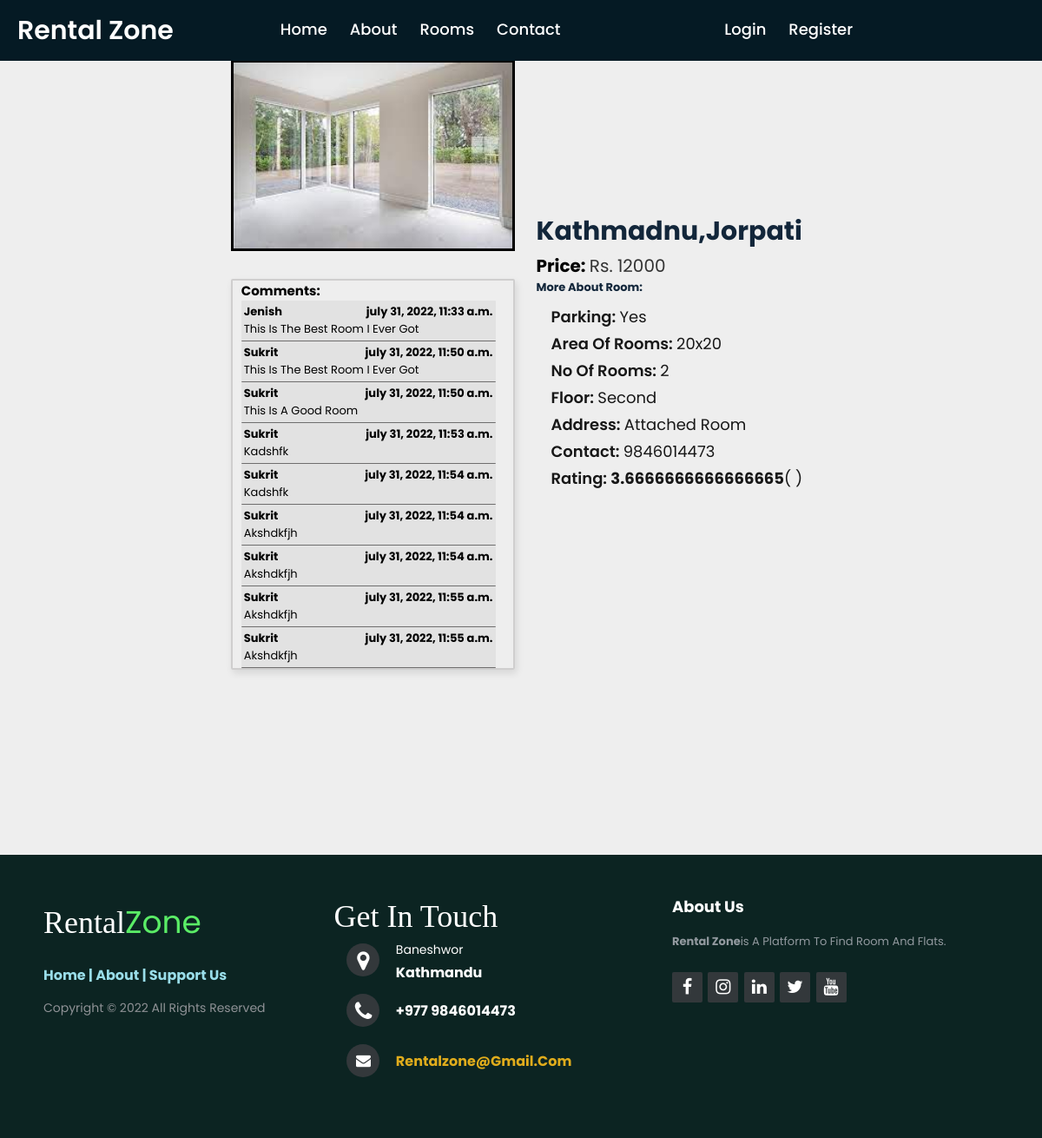
The app's page /roomView/9/, older data.
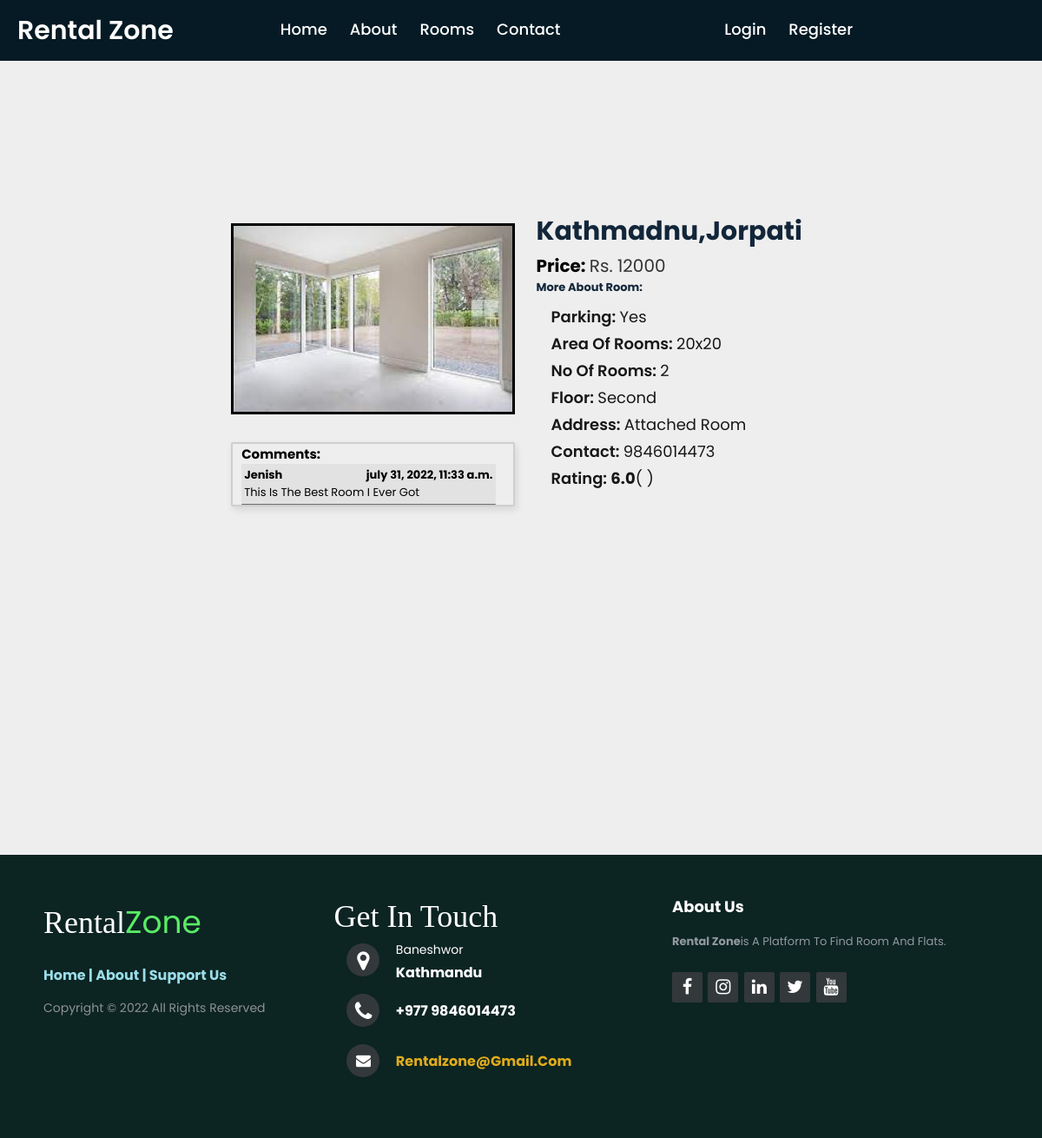
The same page, newer data.
### rooms/models.py (models this page shows, shortened)
class Review(models.Model):
    user = models.ForeignKey(CustomUser, on_delete=models.CASCADE)
    room = models.ForeignKey(Room, on_delete=models.CASCADE)
    date = models.DateTimeField(auto_now=True,null=True,blank=True)
    text = models.TextField(max_length=3000,blank=True,null=True)
    rate = models.PositiveSmallIntegerField(choices=RATE_CHOICES,null=True,blank=True)

### accounts/models.py (models this page shows)
class CustomUser(models.Model):
    user = models.OneToOneField(User, on_delete=models.CASCADE)
    phone = models.CharField(max_length=10,null=True,blank=True)
    user_type = models.CharField(max_length=15,null=True,blank=True)
    address =  models.CharField(max_length=30, null=True,blank=True)
    certificate = models.ImageField(upload_to='photos/',null=True, blank=True)
    def __str__(self):
        return self.user.username

### rooms/views.py (the view)
# urls.py: path('roomView/<int:pk>/', views.roomView,name="roomView"),
def roomView(request,pk):
    user=request.user
    room = Room.objects.get(id=pk)
    reviews = Review.objects.filter(room=room)
    reviews_avg = reviews.aggregate(Avg('rate'))
    reviews_count = reviews.count()
    context =  {'room':room}
    recently_viewed_rooms = None
    session = request.session
    context.update({'reviews':reviews,'reviews_avg':reviews_avg,'reviews_count':reviews_count})
    if( 'recently_viewed' in session ):
        if room.id in session['recently_viewed']:
            session['recently_viewed'].remove(room.id)
        recent_room = Room.objects.filter(pk__in = session['recently_viewed'])
        recently_viewed_rooms = sorted(
            recent_room, key=lambda x: session['recently_viewed'].index(x.id)
        )
        session['recently_viewed'].insert(0,room.id)
        if len(session['recently_viewed'])> 3:
            session['recently_viewed'].pop()
    else:
        session['recently_viewed'] = [room.id]
    session.modified = True
    if(not user.is_superuser):
        context.update({'recently_viewed_rooms':recently_viewed_rooms})
        if(user.is_authenticated):
            user = CustomUser.objects.get(user = request.user)
            context.update({'room':room,'user':user})
        else:
            context.update({'room':room})
        return render(request,'rooms/roomView.html',context)
    else:
        room = Room.objects.get(id=pk)
        context =  {'room':room}
        return render(request,'rooms/roomView.html',context)

### templates/rooms/roomView.html (shortened to what this page needs)
{% load static %}
<!DOCTYPE html>
<html lang="en">
<head>
  <link rel="stylesheet" href="https://unpkg.com/swiper@7/swiper-bundle.min.css" />
  <link rel="stylesheet" href="https://stackpath.bootstrapcdn.com/font-awesome/4.7.0/css/font-awesome.min.css">
  <link rel="stylesheet" href="https://cdnjs.cloudflare.com/ajax/libs/font-awesome/5.15.4/css/all.min.css">
  <link rel="stylesheet" href="http://maxcdn.bootstrapcdn.com/font-awesome/4.2.0/css/font-awesome.min.css">
  <link rel="stylesheet" href=" {% static 'css/style.css' %} ">
  <link rel="stylesheet" href="{% static 'css/rooms.css' %}">
  <link rel="stylesheet" href="{% static 'css/footer.css' %}">
  <link rel="stylesheet" href=" {% static 'css/roomProfile.css' %} ">
</head>
<body>
  <div class="wrapper">
   {% include 'nav.html' %}
  </div>
  <section>
    <div class="card-wrapper">
      <div class="card">
        <div class="product-imgs">
          <div class="img-display">
            <div class="img-showcase">
              <img src="{{room.image1.url}}" alt="shoe image">
            </div><br><br>
          </div>
          <div class="commentContainer" style="border: 2px solid rgb(207, 206, 206);">
            <h2>Comments:</h2>
            {% for review in reviews %}
            <div class="personalComment">
              <label class="commentLabel"><b> {{review.user}}<span style="float:right">{{review.date}} </span> </b>
              <p class="commentBox">{{review.text}}</p>
              </div>
              {% endfor %}
          </div>
        </div>
        <div class="product-content">
          <h3 class="room-title">{{room.city}}</h3>
          <div class="product-price">
            <p class="new-price">Price: <span>Rs. {{room.room_price}}</span></p>
          </div>
          <div class="product-detail">
            <h2>More about Room: </h2>
            <ul>
              <li>Parking: <span>
                {% if room.parking %}
                Yes
                {% else %}
                No
                {% endif %}
              </span></li>
              <li>Area of Rooms: <span> {{room.area_of_room}} </span></li>
              <li>No of Rooms: <span>{{room.number_of_room}} </span></li>
              <li>Floor: <span>{{room.floor}}</span></li>
              <li>Address: <span>{{room.address}}</span></li>
              <li>Contact: <span>{{room.owner.phone}}</span></li>
              <li>Rating: <span><b>{{reviews_avg.rate__avg}}</b>({{reviews_counts}} )
            </ul>
          </div>
        </div>
      </div>
  </section>
  <br><br><br><br>
{% include 'footer.html' %}
</body>
</html>

Row changes from the older to the newer data that the page shows:
removed Review: user "Sukrit", date "july 31, 2022, 11:50 a.m.", text "This Is The Best Room I Ever Got"
removed Review: user "Sukrit", date "july 31, 2022, 11:50 a.m.", text "This Is A Good Room"
removed Review: user "Sukrit", date "july 31, 2022, 11:53 a.m.", text "Kadshfk"
removed Review: user "Sukrit", date "july 31, 2022, 11:54 a.m.", text "Kadshfk"
removed Review: user "Sukrit", date "july 31, 2022, 11:54 a.m.", text "Akshdkfjh"
removed Review: user "Sukrit", date "july 31, 2022, 11:54 a.m.", text "Akshdkfjh"
removed Review: user "Sukrit", date "july 31, 2022, 11:55 a.m.", text "Akshdkfjh"
removed Review: user "Sukrit", date "july 31, 2022, 11:55 a.m.", text "Akshdkfjh"
Text that changed along with them:
{{ reviews_avg.rate__avg }}: "3.6666666666666665" → "6.0"
